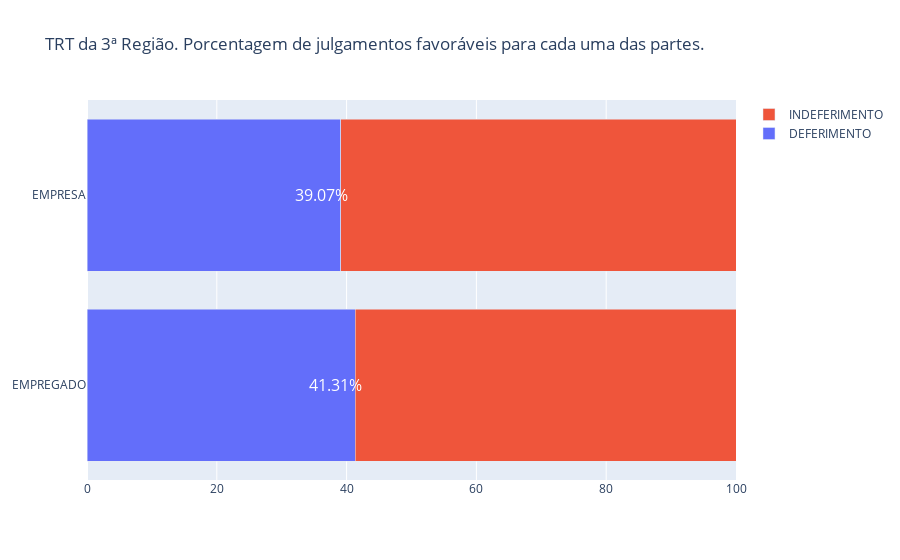

Write notebook code for a chart like this one.
### Code cell
#DEFERIMENTO
trace1 = go.Bar(x = X_def,
                y = rotulos,  
                orientation="h",
                textposition='auto',
                textfont=dict(
        family="sans serif",
        size=18,
        color="black"),
                name="DEFERIMENTO" )
#INDEFERIMENTO
trace2 = go.Bar(x = X_indef,
                y = rotulos,
                orientation="h",
                textposition='auto',
                name="INDEFERIMENTO" )

layout = go.Layout( title="TRT da 3ª Região. Porcentagem de julgamentos favoráveis para cada uma das partes.",
                    barmode="stack",
                    barnorm="percent",                    
                    )

fig = go.Figure( data = [ trace1, trace2 ], layout=layout )

fig.add_annotation(
        y="EMPREGADO",
        x = ( porporcao_empregado*100 ) - 3,
        text=str( round( porporcao_empregado*100, 2) )+"%",
        showarrow=False,
        font=dict(
                size=16,
                color="#ffffff"
                ),
        )

fig.add_annotation(
        y="EMPRESA",
        x = ( porporcao_empresa*100 ) - 3,
        text=str( round( porporcao_empresa*100, 2) )+"%",
        showarrow=False,
        font=dict(
                size=16,
                color="#ffffff"
                ),
        )

fig.show()

### Figure 1 — Plotly figure (JSON) as saved in the notebook; plotly's stock layout.template omitted (floating-point values rounded to 4 significant figures)
{"data": [{"name": "DEFERIMENTO", "orientation": "h", "textfont": {"color": "black", "family": "sans serif", "size": 18}, "textposition": "auto", "type": "bar", "x": [3036, 1222], "y": ["EMPREGADO", "EMPRESA"]}, {"name": "INDEFERIMENTO", "orientation": "h", "textposition": "auto", "type": "bar", "x": [4313, 1906], "y": ["EMPREGADO", "EMPRESA"]}], "layout": {"annotations": [{"font": {"color": "#ffffff", "size": 16}, "showarrow": false, "text": "41.31%", "x": 38.31, "y": "EMPREGADO"}, {"font": {"color": "#ffffff", "size": 16}, "showarrow": false, "text": "39.07%", "x": 36.07, "y": "EMPRESA"}], "autosize": true, "barmode": "stack", "barnorm": "percent", "title": {"text": "TRT da 3ª Região. Porcentagem de julgamentos favoráveis para cada uma das partes."}, "xaxis": {"autorange": true, "range": [0, 100], "type": "linear"}, "yaxis": {"autorange": true, "range": [-0.5, 1.5], "type": "category"}}}
